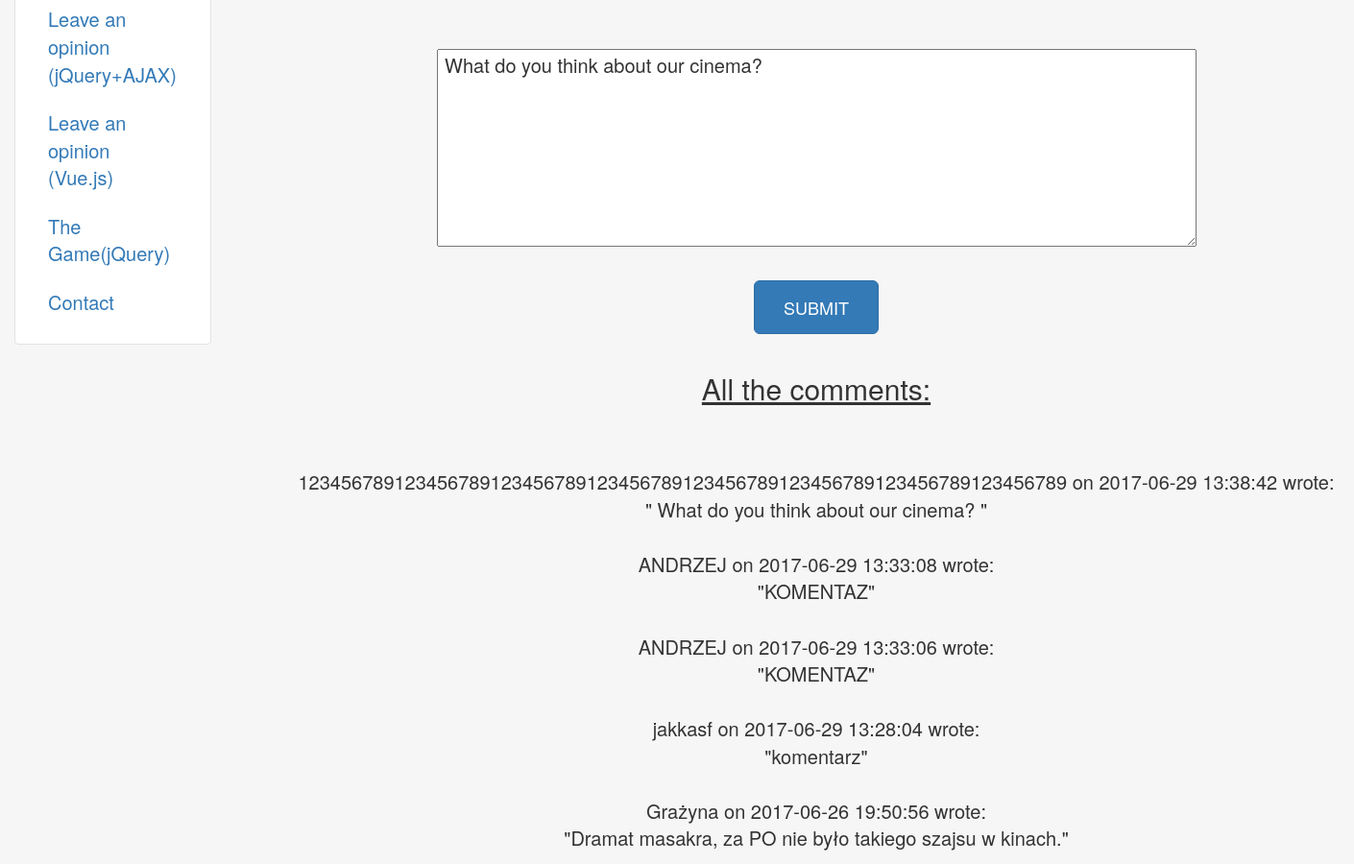
The app's page /ajax (middle part), older data.
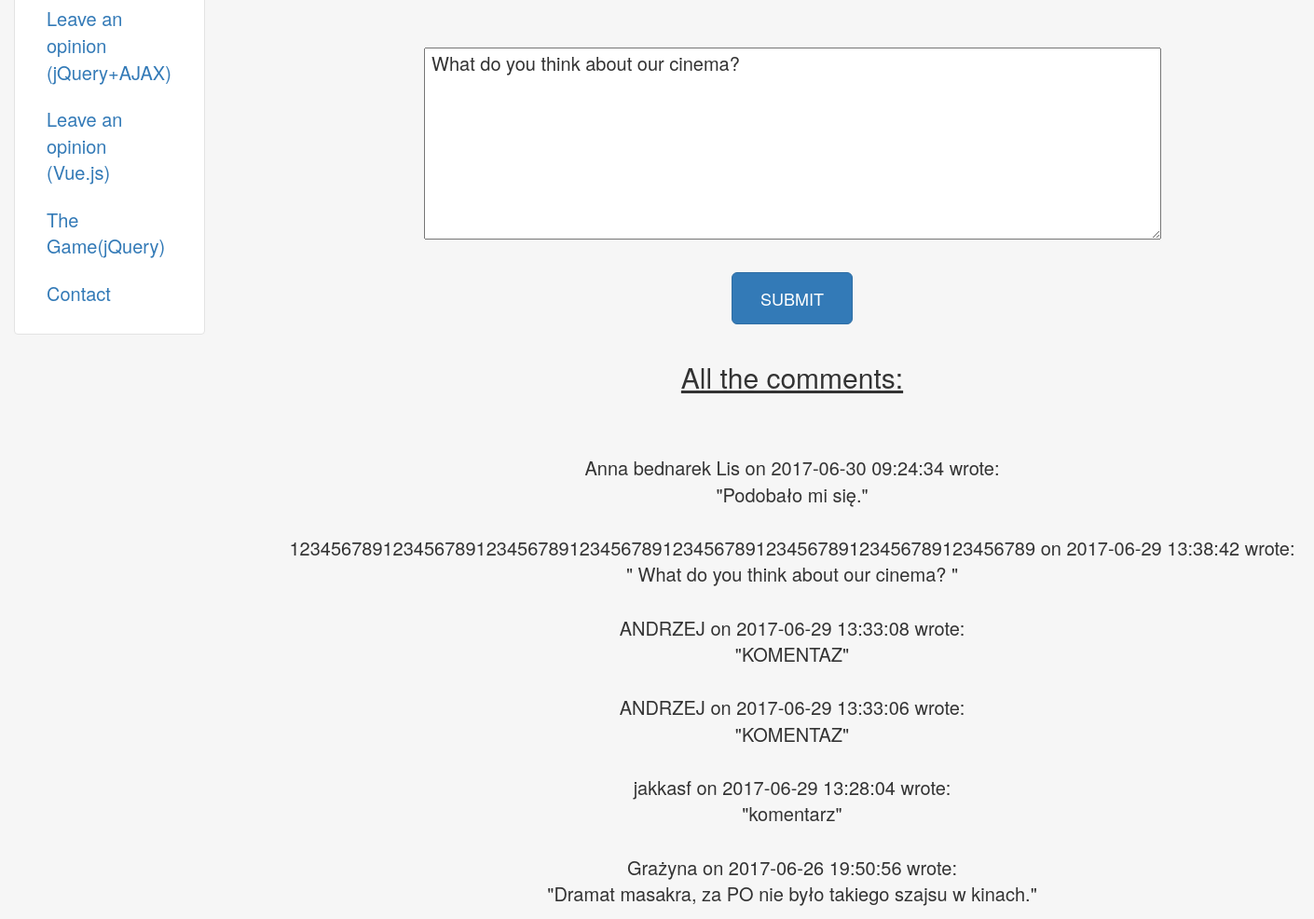
The same page, newer data.
### reservations/models.py (models this page shows, shortened)
class Evaluation(models.Model):
    MARK_CHOICES = (
        (1, "*"),
        (2, "**"),
        (3, "***"),
        (4, "****"),
        (5, "*****"),
        (6, "******"),
    )
    opinion = models.TextField(max_length=1000)
    seans = models.ForeignKey(Movie, default=1,on_delete=models.CASCADE)
    author = models.TextField(max_length=100, default="Anonymous")
    mark = models.IntegerField(choices=MARK_CHOICES, default=6)
    timestamp = models.DateTimeField(auto_now_add=True)
    class Meta:
        verbose_name_plural = "evaluations"
        ordering = ('-timestamp',)
    def __str__(self):
        return "Opinion by " + str(self.author) + " from " + str(self.timestamp)
    class EvaluationAdmin(admin.ModelAdmin):
        list_display = ('__str__', 'text', 'mark', 'seans')
        list_filter = ('timestamp', 'author')

### reservations/views.py (the view)
# urls.py: url(r'^ajax', views.ajaxview, name="ajax"),
def ajaxview(request):
    movies = Movie.objects.all()
    evaluations = Evaluation.objects.all()
    return render(request, 'home/ajax.html', dict(movies=movies,
                                                  evaluations=evaluations))

### reservations/models.py (called while the page is built)
    def __str__(self):
        return self.title

### reservations/templates/home/ajax.html (shortened to what this page needs)
{% extends "home/base.html" %}
{% block content %}
    <div class="container" align="middle" padding="50px" style="font-size: 20px">
        <div style="text-align: center">
            <form id="evaluation_form">{% csrf_token %}
                <br/>
                <br/>
                <br/>
                <br/>
                <br/>
                <br/>
                <br/>
                <br/>
                <div style="text-align: center">
                <textarea id="opinion" name="opinion" cols="70" rows="7" onfocus="clearContents(this);"> What do you think about our cinema?
            </textarea>
                </div>
                <br/>
                <input type="Submit" class="btn btn-primary btn-lg  btn-huge" style="padding: 15px 30px;"
                       value="SUBMIT">
            </form>
        </div>
        <div style="text-align: center">
            <div class="page-header">
                <h2 style="text-decoration: underline;">All the comments:</h2>
                <br/>
                <div id="update-holder">
                    <br/>
                    {% for ev in evaluations %}
                        <div id="{{ ev.id }}">{{ ev.author }} on {{ ev.timestamp|date:"Y-m-d H:i:s" }} wrote:<br/>
                            "{{ ev.opinion }}"<br/><br/></div>
                    {% endfor %}
                </div>
            </div>
        </div>
{% endblock %}

Row changes from the older to the newer data that the page shows:
added Evaluation: author "Anna bednarek Lis", timestamp "2017-06-30 09:24:34", opinion "Podobało mi się."
